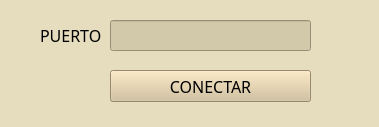
<?xml version="1.0" encoding="UTF-8"?>
<ui version="4.0">
 <class>MainWindow</class>
 <widget class="QMainWindow" name="MainWindow">
  <property name="geometry">
   <rect>
    <x>0</x>
    <y>0</y>
    <width>379</width>
    <height>127</height>
   </rect>
  </property>
  <property name="windowTitle">
   <string>CONEXIÓN</string>
  </property>
  <property name="layoutDirection">
   <enum>Qt::LeftToRight</enum>
  </property>
  <property name="styleSheet">
   <string notr="true">background-color: rgb(230, 220,190);</string>
  </property>
  <widget class="QWidget" name="centralwidget">
   <widget class="QPushButton" name="btn_accion">
    <property name="geometry">
     <rect>
      <x>110</x>
      <y>70</y>
      <width>201</width>
      <height>32</height>
     </rect>
    </property>
    <property name="font">
     <font>
      <family>Poor Richard</family>
      <pointsize>12</pointsize>
     </font>
    </property>
    <property name="styleSheet">
     <string notr="true">background-color: rgb(210, 190, 150);</string>
    </property>
    <property name="text">
     <string>CONECTAR</string>
    </property>
   </widget>
   <widget class="QLineEdit" name="txt_puerto">
    <property name="geometry">
     <rect>
      <x>110</x>
      <y>20</y>
      <width>201</width>
      <height>31</height>
     </rect>
    </property>
    <property name="font">
     <font>
      <family>Poor Richard</family>
      <pointsize>12</pointsize>
     </font>
    </property>
    <property name="styleSheet">
     <string notr="true">background-color: rgb(210, 200, 170);</string>
    </property>
    <property name="text">
     <string/>
    </property>
    <property name="alignment">
     <set>Qt::AlignCenter</set>
    </property>
   </widget>
   <widget class="QLabel" name="label">
    <property name="geometry">
     <rect>
      <x>40</x>
      <y>20</y>
      <width>61</width>
      <height>31</height>
     </rect>
    </property>
    <property name="font">
     <font>
      <family>Poor Richard</family>
      <pointsize>12</pointsize>
     </font>
    </property>
    <property name="text">
     <string>PUERTO:</string>
    </property>
   </widget>
  </widget>
  <widget class="QStatusBar" name="statusbar"/>
 </widget>
 <resources/>
 <connections/>
</ui>
